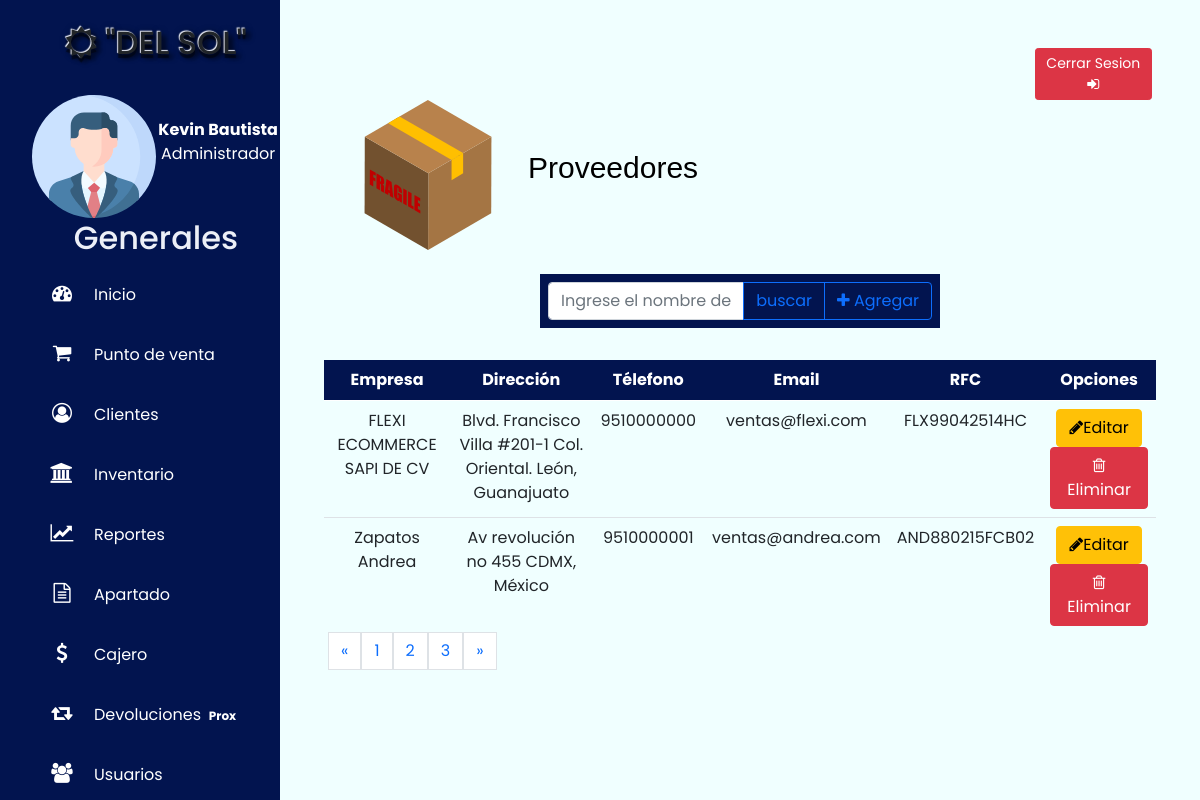
The app's page /src/vista/Proveedores.php (signed in) with its own data.
### tables this page shows
CREATE TABLE `proveedor` (
  `id_proveedor` varchar(8) NOT NULL,
  `razon_social` varchar(30) DEFAULT NULL,
  `direccion_proveedor` varchar(100) DEFAULT NULL,
  `telefono_proveedor` varchar(15) DEFAULT NULL,
  `correo_proveedor` varchar(35) DEFAULT NULL,
  `rfc_proveedor` varchar(14) DEFAULT NULL,
  PRIMARY KEY (`id_proveedor`)
);

### src/modelo/Conexion.php (called while the page is built, shortened)
<?php
	class Conexion{
		private $conexion;
		public function __construct($servidor, $bd, $usuario, $password){
			$this->conexion=mysqli_connect($servidor,$usuario,$password,$bd);
			$selBD = mysqli_select_db($this->conexion,$bd);
		}
		public function ejecutar($query){
			return mysqli_query($this->conexion,$query);
		}
	}
?>

### src/modelo/Data.php (called while the page is built, shortened)
<?php
require_once "Conexion.php";
require_once "proveedor.php";
class Data{
    private $con;
    public function __construct(){
        $this->con = new Conexion("localhost","zapateriadelsol","pma","hola0123456");
    }
    public function getProveedores(){
        $proveedores = array();
        $query = "select * from proveedor;";
        $res = $this->con->ejecutar($query);
        while($reg = mysqli_fetch_array($res)){
            $p = new Proveedor($reg[0],$reg[1],$reg[2],$reg[3],$reg[4],$reg[5]);
            array_push($proveedores,$p);
        }
        return $proveedores;
    }
}
?>

### src/modelo/proveedor.php (called while the page is built, shortened)
<?php
class Proveedor{
    private $razon_social;
    private $direccion_proveedor;
    private $telefono_proveedor;
    private $correo_proveedor;
    private $rfc_proveedor;
    public function __construct($id_proveedor, $razon_social, $direccion_proveedor,
                                $telefono_proveedor, $correo_proveedor,
                                $rfc_proveedor){
        $this->razon_social=$razon_social;
        $this->direccion_proveedor=$direccion_proveedor;
        $this->telefono_proveedor=$telefono_proveedor;
        $this->correo_proveedor=$correo_proveedor;
        $this->rfc_proveedor=$rfc_proveedor;
    }
    public function getRazonSocial(){
        return $this->razon_social;
    }
    public function getDireccionProveedor(){
        return $this->direccion_proveedor;
    }
    public function getTelefonoProveedor(){
        return $this->telefono_proveedor;
    }
    public function getCorreoProveedor(){
        return $this->correo_proveedor;
    }
    public function getRfcProveedor(){
        return $this->rfc_proveedor;
    }
}
?>

### src/vista/Proveedores.php (the view, shortened to what this page needs)
<!DOCTYPE html>
<html>
<head>
    <link href="https://cdn.jsdelivr.net/npm/bootstrap@5.0.0-beta3/dist/css/bootstrap.min.css" rel="stylesheet">
    <link rel="stylesheet" href="https://cdnjs.cloudflare.com/ajax/libs/font-awesome/4.7.0/css/font-awesome.css" />
    <link rel="stylesheet" type="text/css" href="../Style/Ausuario.css">
    <link rel="stylesheet" href="//malihu.github.io/custom-scrollbar/jquery.mCustomScrollbar.min.css">
</head>
<body onload="limpiarProv()">
    <div class="wrapper">
     <?php include "menulateral.php"; ?>
     <div class="main_content container-responsive">
            <div class="cuerpo" style="">
               <div class="container p-5">
                <div class="row">
                    <div class="col-12 col-sm-10"></div>
                    <div class="sesion col-12 col-sm-2 ">
                        <span class=" btn btn-danger btn-sm" type="submit"> Cerrar Sesion
                            <i class="fa fa-sign-in" aria-hidden="true"></i>
                        </span>
                    </div>
                    <div class=" col-12">
                        <img src="../imgZ/diablito.svg" class="imgR" width="200" height="150" alt="avatar">
                        <p><br>Proveedores</p>
                    </div>
                    <div class="col-12 col-md-3"></div>
                    <div class="col-12 col-md-6"><br>
                        <form id="formP" method="POST" action="../controlador/Proveedores.php">
                            <div class="responsive input-group">
                                <input type="text" name="buscar" id="buscar" class="form-control" placeholder="Ingrese el nombre del proveedor" onkeyup="buscarTabla()"><span class="input-group-addon btn btn-outline-primary "> buscar</span>
                                <span  type="button" class="input-group-addon btn btn-outline-primary "  data-toggle="modal" data-target="#exampleModalCenter"> <i class="fa fa-plus" aria-hidden="true"></i> Agregar </span>
                            </div>
                            <br>
                        </form>
                    </div>
                    <div class="table-responsive" id="abr">
                        <table class="table table-hover" id="tabla">
                              <thead class="thead-dark">
                                <tr>
                                  <th scope="col">Empresa</th>
                                  <th scope="col">Dirección</th>
                                  <th scope="col">Télefono</th>
                                  <th scope="col">Email</th>
                                  <th scope="col">RFC</th>
                                  <th scope="col">Opciones</th>
                                </tr>
                              </thead>
                              <tbody class="tcuerpo">
                              <?php
                                require_once "../modelo/Data.php";
                                $d = new Data();
                                $proveedores = $d->getProveedores();
                                foreach($proveedores as $p){
                                    echo "<tr>";
                                    echo "<td class=\"razonSocial\">".$p->getRazonSocial()."</td>";
                                    echo "<td class=\"direccion\">".$p->getDireccionProveedor()."</td>";
                                    echo "<td class=\"telefono\">".$p->getTelefonoProveedor()."</td>";
                                    echo "<td class=\"correo\">".$p->getCorreoProveedor()."</td>";
                                    echo "<td class=\"rfc\">".$p->getRfcProveedor()."</td>";
                                    echo "<td><button class=\"btn btn-warning\"data-toggle=\"modal\" data-target=\"#exampleModalCenter\" onclick=\"editarProv(this)\"><i class=\"fa fa-pencil\" aria-hidden=\"true\"></i>Editar</button><button class=\"btn btn-danger\" onclick=\"eliminarProv(this)\" form=\"formulario\"><i class=\"fa fa-trash-o\" aria-hidden=\"true\"></i>Eliminar</button></td>";
                                    echo "</tr>";
                                }
                              ?>
                              </tbody>
                            </table>
                    </div>
                    <div id="barra" class="box"></div>
                </div>
            </div>
            </div>
        </div>
 </div>
</body>
</html>

### src/Style/Ausuario.css (style rules this page uses)
* { margin: 0; padding: 0; box-sizing: border-box; font-family: 'Poppins', sans-serif; }
body { min-height: 100vh; background: #F0FFFF; }
.wrapper { width: 100%; }
.main_content { width: 500; margin-left: 280px; }
.imgR { float: left; }
p { font-family: Arial, Helvetica, Sans-serif; color: black; font-size: 30px; }
.input-group { background: #02144F; padding: 0.5em; }
.table-responsive { padding: 0.5em; width: 100%; height: 280px; overflow: scroll; }
.thead-dark { background: #02144F; color: #FFFFFF; text-align: center; }
.tcuerpo { text-align: center; }

### records on screen
proveedor: razon_social "FLEXI ECOMMERCE SAPI DE CV", direccion_proveedor "Blvd. Francisco Villa #201-1 Col. Oriental. León, Guanajuato", telefono_proveedor "9510000000", correo_proveedor "ventas@flexi.com", rfc_proveedor "FLX99042514HC"
proveedor: razon_social "Zapatos Andrea", direccion_proveedor "Av revolución no 455 CDMX, México", telefono_proveedor "9510000001", correo_proveedor "ventas@andrea.com", rfc_proveedor "AND880215FCB02"

### other values on screen
$_SESSION['Nombre'] "Kevin"
$_SESSION['Ape1'] "Bautista"
$_SESSION['puesto'] "Administrador"
